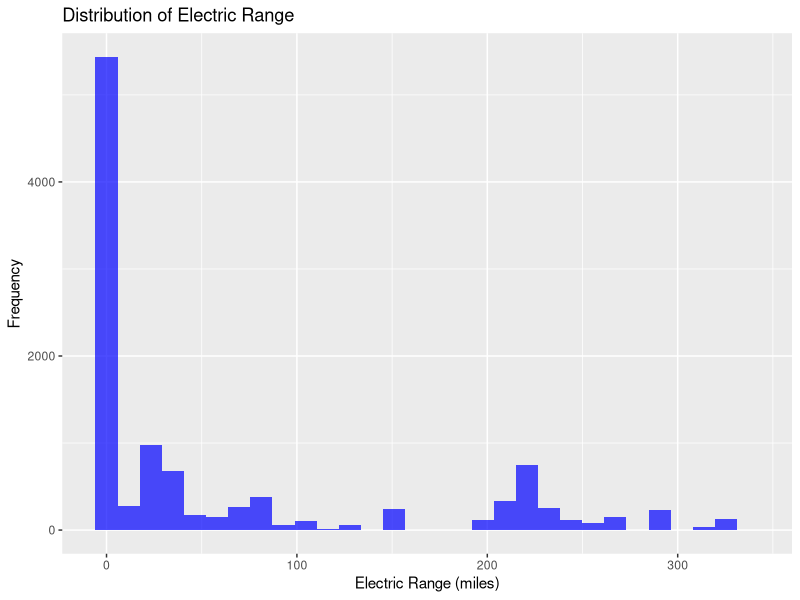
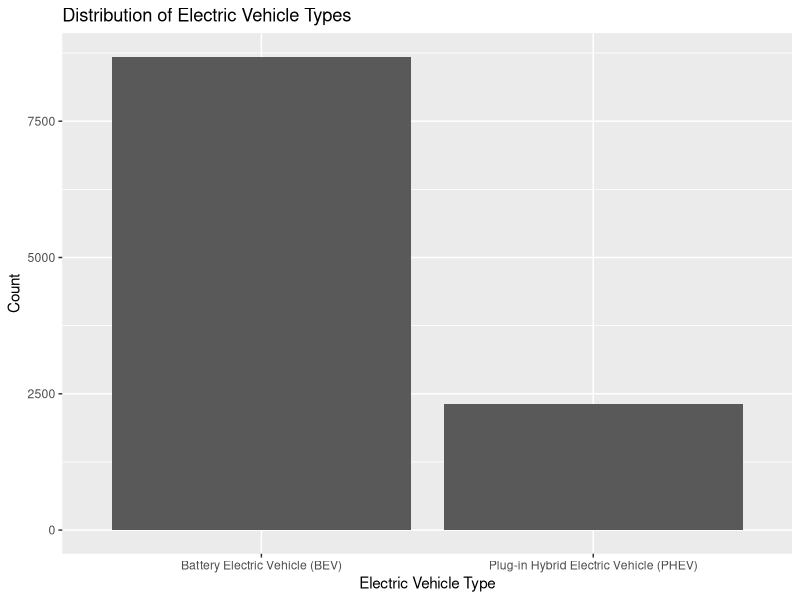
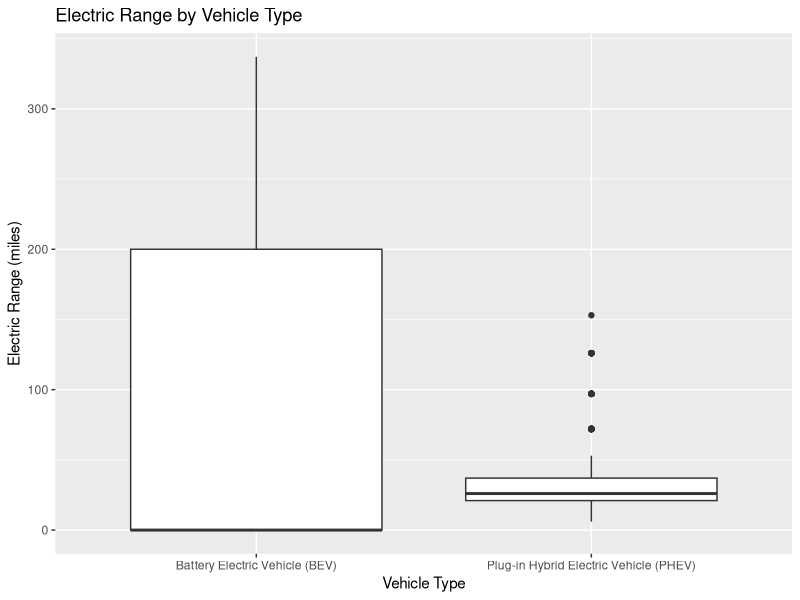
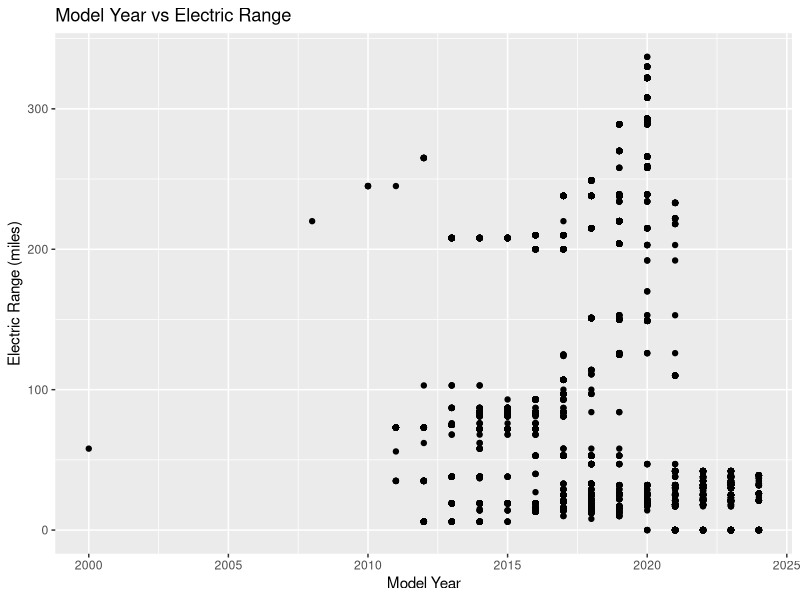
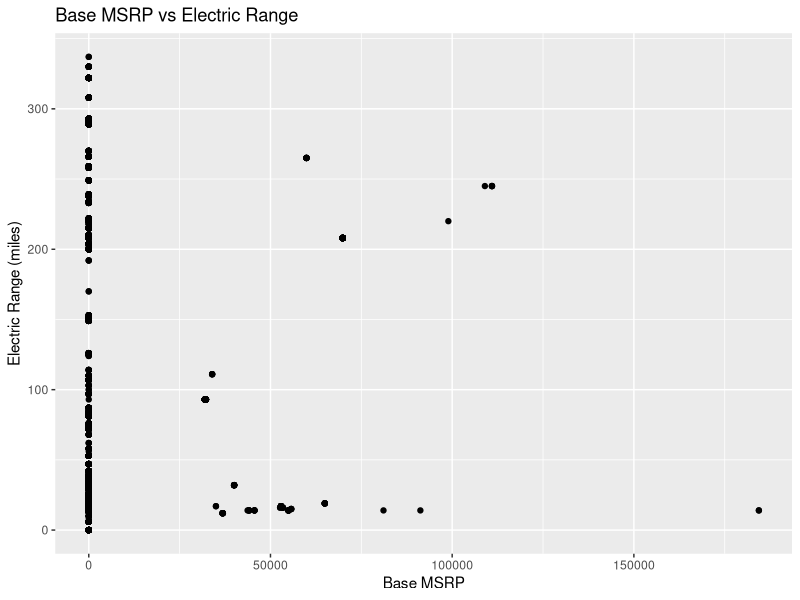
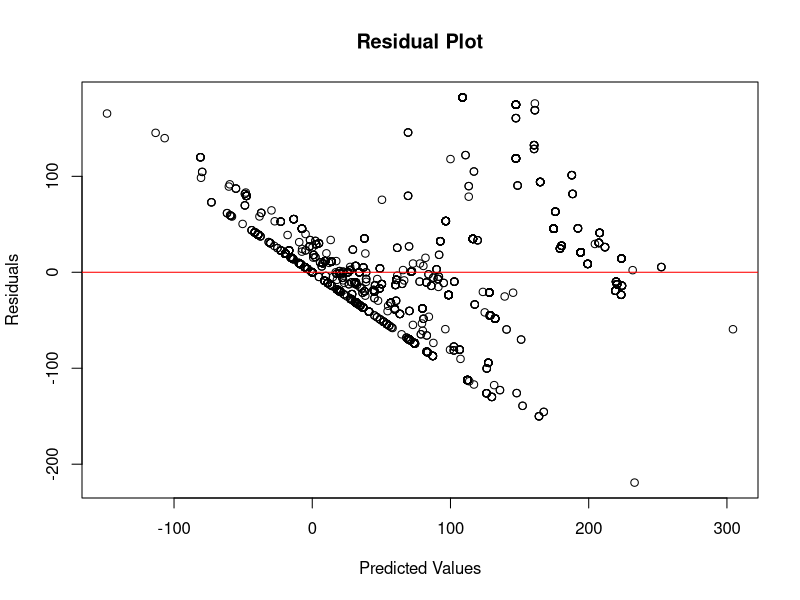
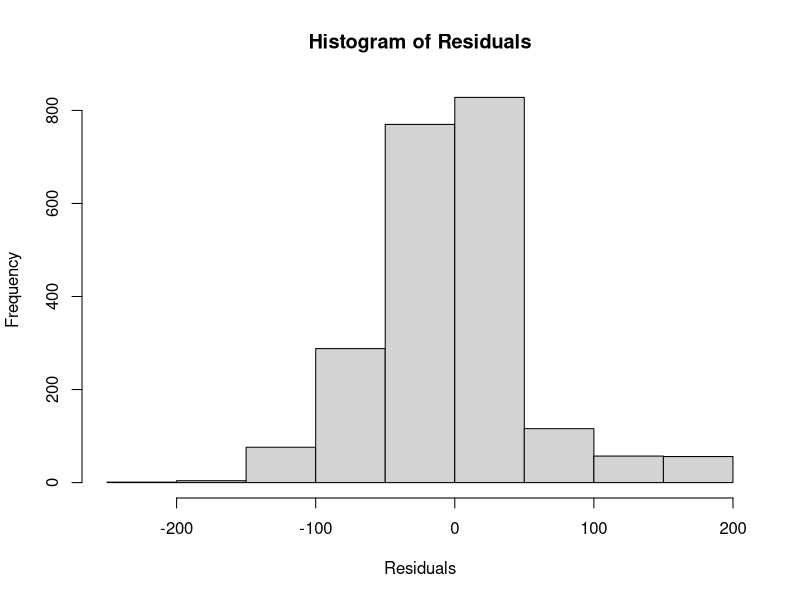
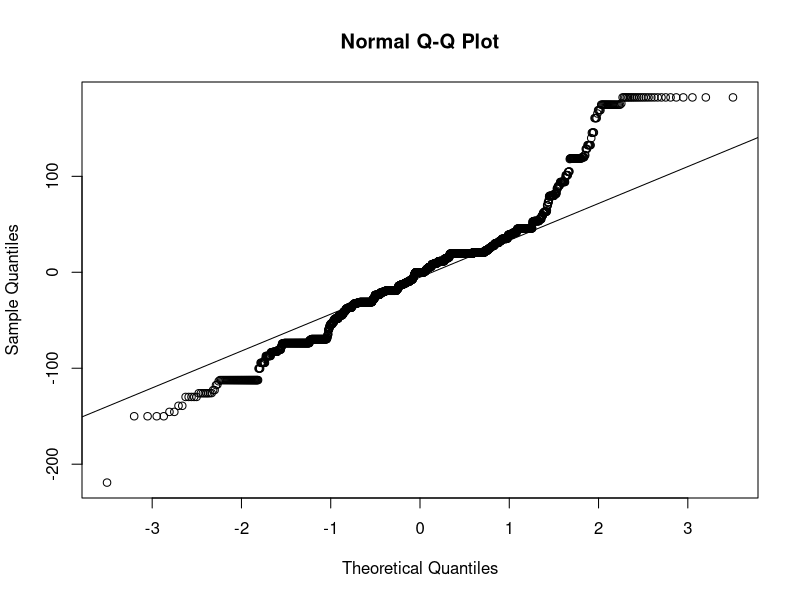

R code for these plots, in order:
library(ggplot2)
library(readr)
library(dplyr)
library(tidyr)
library(caret)
library(ModelMetrics)
library(e1071)  # For SVM

# Load the dataset
electric_veh_data <- read_csv("electric_veh_data_updated.csv")
# Basic information and descriptive statistics
print(str(electric_veh_data))
print(summary(electric_veh_data))
# Distribution of Electric Range
ggplot(electric_veh_data, aes(x=`Electric Range`)) +
  geom_histogram(bins=30, fill="blue", alpha=0.7) +
  labs(title="Distribution of Electric Range", x="Electric Range (miles)", y="Frequency")

# Boxplot for Electric Range by Vehicle Type
# Visualization 1: Distribution of Electric Vehicle Types
ggplot(electric_veh_data, aes(x = `Electric Vehicle Type`)) +
  geom_bar() +
  labs(title = 'Distribution of Electric Vehicle Types', x = 'Electric Vehicle Type', y = 'Count')

ggplot(electric_veh_data, aes(x=`Electric Vehicle Type`, y=`Electric Range`)) +
  geom_boxplot() +
  labs(title="Electric Range by Vehicle Type", x="Vehicle Type", y="Electric Range (miles)")
# Visualization 2: Relationship Between Model Year and Electric Range
ggplot(electric_veh_data, aes(x = `Model Year`, y = `Electric Range`)) +
  geom_point() +
  labs(title = 'Model Year vs Electric Range', x = 'Model Year', y = 'Electric Range (miles)')

# Visualization 3: Influence of Base MSRP on Electric Range
ggplot(electric_veh_data, aes(x = `Base MSRP`, y = `Electric Range`)) +
  geom_point() +
  labs(title = 'Base MSRP vs Electric Range', x = 'Base MSRP', y = 'Electric Range (miles)')
# Handling missing values
electric_veh_data_cleaned <- na.omit(electric_veh_data)

# Function to transform features
transform_features <- function(df) {
  df <- mutate(df, 
               Log.Base.MSRP = log(`Base MSRP` + 1),
               Model.Year.Squared = `Model Year`^2)
  return(df)
}

# Apply transformations
electric_veh_data_transformed <- transform_features(electric_veh_data_cleaned)

# Splitting the dataset into training and testing sets
set.seed(42)
split <- createDataPartition(electric_veh_data_transformed$`Electric Range`, p = 0.8, list = FALSE)
train_set <- electric_veh_data_transformed[split, ]
test_set <- electric_veh_data_transformed[-split, ]

# Convert categorical variables to factors in the combined data
train_set$Make <- factor(train_set$Make)
train_set$Model <- factor(train_set$Model)
train_set$`Electric Vehicle Type` <- factor(train_set$`Electric Vehicle Type`)
test_set$Make <- factor(test_set$Make, levels = levels(train_set$Make))
test_set$Model <- factor(test_set$Model, levels = levels(train_set$Model))
test_set$`Electric Vehicle Type` <- factor(test_set$`Electric Vehicle Type`, levels = levels(train_set$`Electric Vehicle Type`))
# Align the levels of categorical variables in the test set with those in the training set
aligned_test_set <- test_set %>%
  filter(Make %in% levels(train_set$Make)) %>%
  filter(Model %in% levels(train_set$Model)) %>%
  filter(`Electric Vehicle Type` %in% levels(train_set$`Electric Vehicle Type`))

# Building the linear regression model
model_formula <- `Electric Range` ~ Log.Base.MSRP + Model.Year.Squared + Make + Model + `Electric Vehicle Type` + `Model Year` + `Base MSRP`
linear_model <- train(model_formula, data = train_set, method = "lm")

# Make predictions on the aligned test set
aligned_predictions <- predict(linear_model, aligned_test_set)

# Calculate R-squared on aligned test set
if(length(aligned_predictions) == nrow(aligned_test_set)) {
  r2_aligned <- R2(aligned_predictions, aligned_test_set$`Electric Range`)
  print(r2_aligned)
} else {
  print("The number of predictions still does not match the number of observations in the aligned test set.")
}
# Function to calculate R-squared
calculate_r2 <- function(predictions, test_df) {
  R2(predictions, test_df$`Electric Range`)
}

# Function to calculate RMSE
calculate_rmse <- function(predictions, test_df) {
  sqrt(mean((test_df$`Electric Range` - predictions)^2))
}

# Function to calculate MAE
calculate_mae <- function(predictions, test_df) {
  mean(abs(test_df$`Electric Range` - predictions))
}

# Function to calculate Adjusted R-squared
calculate_adjusted_r2 <- function(model, test_df) {
  summary(model$finalModel)$adj.r.squared
}

# Function to print evaluation metrics
print_evaluation_metrics <- function(r2, rmse, mae, adj_r2) {
  print(list("R2" = r2, "RMSE" = rmse, "MAE" = mae, "Adjusted R2" = adj_r2))
}
# Make predictions on the aligned test set
aligned_predictions <- predict(linear_model, aligned_test_set)

# Calculate evaluation metrics
r2_aligned <- calculate_r2(aligned_predictions, aligned_test_set)
rmse_aligned <- calculate_rmse(aligned_predictions, aligned_test_set)
mae_aligned <- calculate_mae(aligned_predictions, aligned_test_set)
adjusted_r2_aligned <- calculate_adjusted_r2(linear_model, aligned_test_set)

# Print the evaluation metrics
print_evaluation_metrics(r2_aligned, rmse_aligned, mae_aligned, adjusted_r2_aligned)
# Residual Plot
plot(aligned_predictions, aligned_test_set$`Electric Range` - aligned_predictions,
     xlab = "Predicted Values", ylab = "Residuals",
     main = "Residual Plot")
abline(h = 0, col = "red")
# Histogram of Residuals
hist(aligned_test_set$`Electric Range` - aligned_predictions, 
     main = "Histogram of Residuals", 
     xlab = "Residuals")

# QQ Plot of Residuals
qqnorm(aligned_test_set$`Electric Range` - aligned_predictions)
qqline(aligned_test_set$`Electric Range` - aligned_predictions)
#install.packages("lmtest")
library(lmtest)
bptest(linear_model$finalModel)
summary(model_formula)

